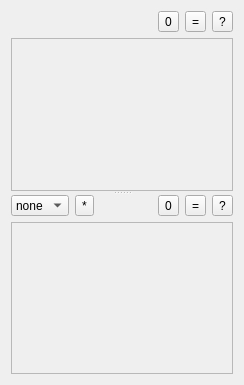
<ui version="4.0" >
 <class>TriangleDensityWidget</class>
 <widget class="QWidget" name="TriangleDensityWidget" >
  <property name="geometry" >
   <rect>
    <x>0</x>
    <y>0</y>
    <width>244</width>
    <height>385</height>
   </rect>
  </property>
  <property name="windowTitle" >
   <string>Densities</string>
  </property>
  <layout class="QGridLayout" name="gridLayout" >
   <item row="0" column="0" >
    <widget class="QSplitter" name="splitter" >
     <property name="orientation" >
      <enum>Qt::Vertical</enum>
     </property>
     <widget class="QWidget" name="layoutWidget" >
      <layout class="QVBoxLayout" name="verticalLayout_2" >
       <item>
        <layout class="QHBoxLayout" name="horizontalLayout" >
         <item>
          <spacer name="horizontalSpacer" >
           <property name="orientation" >
            <enum>Qt::Horizontal</enum>
           </property>
           <property name="sizeHint" stdset="0" >
            <size>
             <width>1</width>
             <height>1</height>
            </size>
           </property>
          </spacer>
         </item>
         <item>
          <widget class="QToolButton" name="m_zeroToolButton" >
           <property name="minimumSize" >
            <size>
             <width>1</width>
             <height>1</height>
            </size>
           </property>
           <property name="text" >
            <string>0</string>
           </property>
          </widget>
         </item>
         <item>
          <widget class="QToolButton" name="m_equalToolButton" >
           <property name="minimumSize" >
            <size>
             <width>1</width>
             <height>1</height>
            </size>
           </property>
           <property name="text" >
            <string>=</string>
           </property>
          </widget>
         </item>
         <item>
          <widget class="QToolButton" name="m_randToolButton" >
           <property name="minimumSize" >
            <size>
             <width>1</width>
             <height>1</height>
            </size>
           </property>
           <property name="text" >
            <string>?</string>
           </property>
          </widget>
         </item>
        </layout>
       </item>
       <item>
        <widget class="QScrollArea" name="m_scrollArea" >
         <property name="sizePolicy" >
          <sizepolicy vsizetype="Expanding" hsizetype="Expanding" >
           <horstretch>0</horstretch>
           <verstretch>1</verstretch>
          </sizepolicy>
         </property>
         <property name="minimumSize" >
          <size>
           <width>0</width>
           <height>1</height>
          </size>
         </property>
         <property name="horizontalScrollBarPolicy" >
          <enum>Qt::ScrollBarAlwaysOff</enum>
         </property>
         <property name="widgetResizable" >
          <bool>true</bool>
         </property>
         <property name="alignment" >
          <set>Qt::AlignHCenter|Qt::AlignTop</set>
         </property>
         <widget class="QWidget" name="m_scrollAreaWidgetContents" >
          <property name="geometry" >
           <rect>
            <x>0</x>
            <y>0</y>
            <width>222</width>
            <height>16</height>
           </rect>
          </property>
          <property name="sizePolicy" >
           <sizepolicy vsizetype="Maximum" hsizetype="Preferred" >
            <horstretch>0</horstretch>
            <verstretch>0</verstretch>
           </sizepolicy>
          </property>
         </widget>
        </widget>
       </item>
      </layout>
     </widget>
     <widget class="QWidget" name="layoutWidget_2" >
      <layout class="QVBoxLayout" name="verticalLayout" >
       <item>
        <layout class="QHBoxLayout" name="horizontalLayout_3" >
         <item>
          <layout class="QHBoxLayout" name="horizontalLayout_2" >
           <item>
            <widget class="QComboBox" name="m_crossComboBox" >
             <property name="sizePolicy" >
              <sizepolicy vsizetype="Fixed" hsizetype="Maximum" >
               <horstretch>0</horstretch>
               <verstretch>0</verstretch>
              </sizepolicy>
             </property>
             <property name="minimumSize" >
              <size>
               <width>1</width>
               <height>1</height>
              </size>
             </property>
             <property name="toolTip" >
              <string>select a genome</string>
             </property>
             <item>
              <property name="text" >
               <string>none</string>
              </property>
             </item>
            </widget>
           </item>
          </layout>
         </item>
         <item>
          <widget class="QToolButton" name="m_mergeToolButton" >
           <property name="minimumSize" >
            <size>
             <width>1</width>
             <height>1</height>
            </size>
           </property>
           <property name="toolTip" >
            <string>merge this genome</string>
           </property>
           <property name="text" >
            <string>*</string>
           </property>
           <property name="icon" >
            <iconset resource="../qosmic.qrc" >
             <normaloff>:/icons/silk/star.xpm</normaloff>:/icons/silk/star.xpm</iconset>
           </property>
          </widget>
         </item>
         <item>
          <spacer name="horizontalSpacer_2" >
           <property name="orientation" >
            <enum>Qt::Horizontal</enum>
           </property>
           <property name="sizeHint" stdset="0" >
            <size>
             <width>1</width>
             <height>1</height>
            </size>
           </property>
          </spacer>
         </item>
         <item>
          <widget class="QToolButton" name="m_zeroToolButton_2" >
           <property name="minimumSize" >
            <size>
             <width>1</width>
             <height>1</height>
            </size>
           </property>
           <property name="text" >
            <string>0</string>
           </property>
          </widget>
         </item>
         <item>
          <widget class="QToolButton" name="m_equalToolButton_2" >
           <property name="minimumSize" >
            <size>
             <width>1</width>
             <height>1</height>
            </size>
           </property>
           <property name="text" >
            <string>=</string>
           </property>
          </widget>
         </item>
         <item>
          <widget class="QToolButton" name="m_randToolButton_2" >
           <property name="minimumSize" >
            <size>
             <width>1</width>
             <height>1</height>
            </size>
           </property>
           <property name="text" >
            <string>?</string>
           </property>
          </widget>
         </item>
        </layout>
       </item>
       <item>
        <widget class="QScrollArea" name="m_scrollArea_2" >
         <property name="sizePolicy" >
          <sizepolicy vsizetype="Expanding" hsizetype="Expanding" >
           <horstretch>0</horstretch>
           <verstretch>1</verstretch>
          </sizepolicy>
         </property>
         <property name="minimumSize" >
          <size>
           <width>0</width>
           <height>1</height>
          </size>
         </property>
         <property name="horizontalScrollBarPolicy" >
          <enum>Qt::ScrollBarAlwaysOff</enum>
         </property>
         <property name="widgetResizable" >
          <bool>true</bool>
         </property>
         <property name="alignment" >
          <set>Qt::AlignHCenter|Qt::AlignTop</set>
         </property>
         <widget class="QWidget" name="m_scrollAreaWidgetContents_2" >
          <property name="geometry" >
           <rect>
            <x>0</x>
            <y>0</y>
            <width>222</width>
            <height>16</height>
           </rect>
          </property>
          <property name="sizePolicy" >
           <sizepolicy vsizetype="Maximum" hsizetype="Preferred" >
            <horstretch>0</horstretch>
            <verstretch>0</verstretch>
           </sizepolicy>
          </property>
         </widget>
        </widget>
       </item>
      </layout>
     </widget>
    </widget>
   </item>
  </layout>
 </widget>
 <resources>
  <include location="../qosmic.qrc" />
 </resources>
 <connections/>
</ui>
